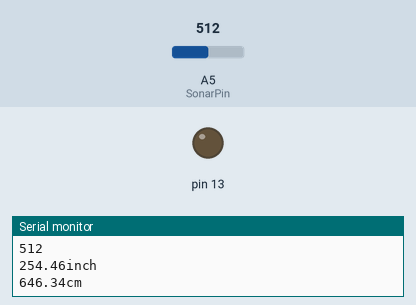
Simulated run of this sketch. Board: Arduino Uno, built with avr-gcc and run on an emulated ATmega328P. Parts: output pins drawn as LEDs (lit = HIGH), the last lines printed to the serial monitor. The inputs (shaded band) are chosen by the test bench; at power-on: A5 (SonarPin) = 512.

Above: at 1.2 s.
1.3 s: A5 (SonarPin) set to 22
2.8 s: A5 (SonarPin) set to 18
At 3.9 s:
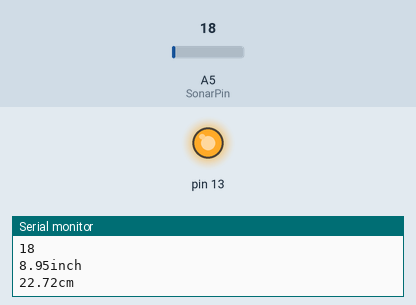
4.4 s: A5 (SonarPin) set to 122
At 5.0 s:
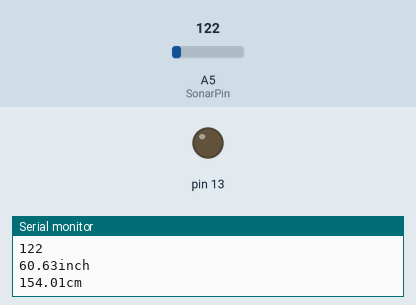
6.0 s: A5 (SonarPin) set to 0
At 6.6 s:
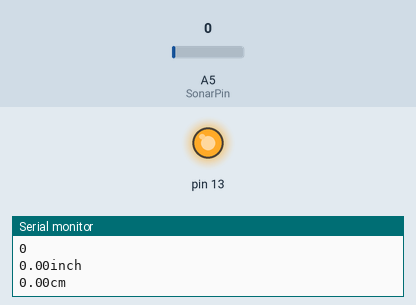
Timing chart, 0 to 8.5 s (numbered marks = the images above; inputs shaded):
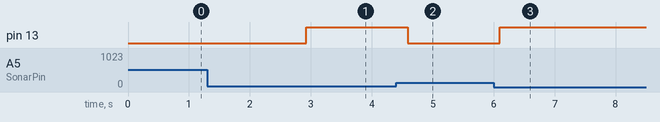

The sketch:

ultraSonic_Raw.ino
```cpp
float Inch=0.00;
float cm=0.00;
int SonarPin=A5;
int  sensorValue;
void setup(){
pinMode(SonarPin,INPUT);
Serial.begin(9600);
pinMode(13, OUTPUT);
}
void loop(){
sensorValue=analogRead(SonarPin);
delay(50);
Inch= (sensorValue*0.497);
cm=Inch*2.54;
Serial.println(sensorValue);
Serial.print(Inch);
Serial.println("inch");
Serial.print(cm);
Serial.println("cm");
if (Inch < 10) {
  digitalWrite(13, HIGH);
}
else {
 digitalWrite(13, LOW);
}
delay(100);
}
```

Measured:
- the behaviour switches between 21 and 20 on A5 (SonarPin) (found by bisection; images 0 and 1)
- after the input at 2.8 s, pin 13: LOW → HIGH after 0.12 s
- after the input at 4.4 s, pin 13: HIGH → LOW after 0.19 s
- after the input at 6.0 s, pin 13: LOW → HIGH after 0.10 s
